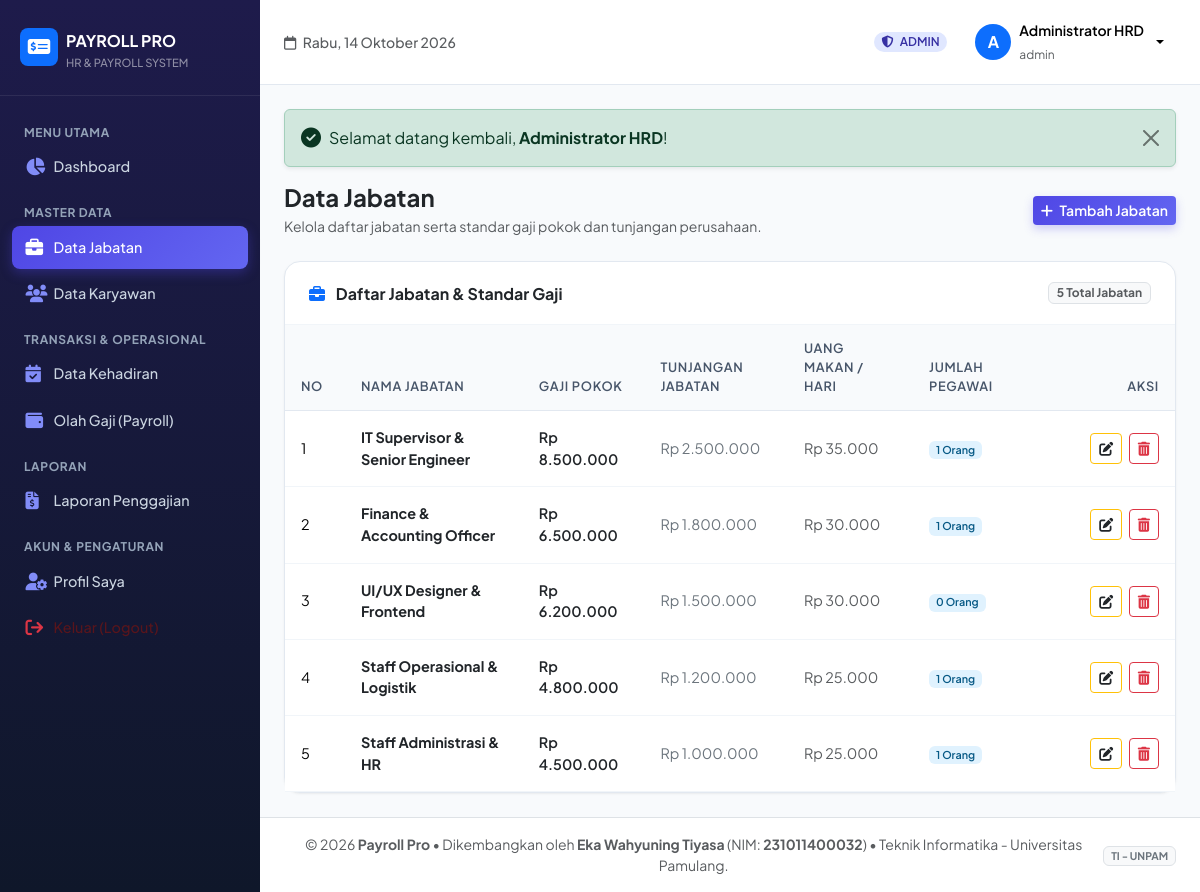
/jabatan/index.php (signed in), run on the app's committed database.
### tables this page shows
CREATE TABLE `jabatan` (
  `id` INT AUTO_INCREMENT PRIMARY KEY,
  `nama_jabatan` VARCHAR(100) NOT NULL,
  `gaji_pokok` DECIMAL(15,2) NOT NULL DEFAULT 0,
  `tunjangan_jabatan` DECIMAL(15,2) NOT NULL DEFAULT 0,
  `uang_makan_per_hari` DECIMAL(15,2) NOT NULL DEFAULT 25000,
  `created_at` TIMESTAMP DEFAULT CURRENT_TIMESTAMP
);

### config/app.php (called while the page is built, shortened)
<?php
function base_url($path = '') {
    $protocol = (!empty($_SERVER['HTTPS']) && $_SERVER['HTTPS'] !== 'off' || (isset($_SERVER['SERVER_PORT']) && $_SERVER['SERVER_PORT'] == 443)) ? "https://" : "http://";
    $host = $_SERVER['HTTP_HOST'] ?? 'localhost';
    $docRoot = realpath($_SERVER['DOCUMENT_ROOT'] ?? '');
    $appRoot = realpath(__DIR__ . '/..');
    $subDir = '';
    if ($docRoot && $appRoot && strpos($appRoot, $docRoot) === 0) {
        $subDir = str_replace('\\', '/', substr($appRoot, strlen($docRoot)));
    } else {
        $script = $_SERVER['SCRIPT_NAME'] ?? '';
        if (stripos($script, '/Aplikasi Gaji') !== false) {
            $subDir = '/Aplikasi Gaji';
        }
    }
    $url = $protocol . $host . rtrim($subDir, '/');
    $path = ltrim($path, '/');
    return $url . ($path !== '' ? '/' . $path : '');
}
function format_rupiah($angka, $with_prefix = true) {
    $angka = floatval($angka);
    $formatted = number_format($angka, 0, ',', '.');
    return $with_prefix ? 'Rp ' . $formatted : $formatted;
}
function csrf_token() {
    return $_SESSION['csrf_token'];
}

### jabatan/index.php (the view, shortened to what this page needs)
<?php
require_once __DIR__ . '/../config/app.php';
$stmt = $pdo->query("SELECT j.*, (SELECT COUNT(*) FROM karyawan k WHERE k.jabatan_id = j.id) as total_karyawan FROM jabatan j ORDER BY j.gaji_pokok DESC");
$jabatan_list = $stmt->fetchAll();
include __DIR__ . '/../includes/header.php';
?>
<div class="d-flex align-items-center justify-content-between mb-4">
    <div>
        <h4 class="fw-bold mb-1 text-dark">Data Jabatan</h4>
        <p class="text-muted small mb-0">Kelola daftar jabatan serta standar gaji pokok dan tunjangan perusahaan.</p>
    </div>
    <a href="<?= base_url('jabatan/create.php') ?>" class="btn btn-primary-gradient btn-sm">
        <i class="fa-solid fa-plus me-1"></i> Tambah Jabatan
    </a>
</div>
<div class="card-modern">
    <div class="card-header-clean d-flex align-items-center justify-content-between">
        <h6 class="fw-bold mb-0 text-dark"><i class="fa-solid fa-briefcase text-primary me-2"></i> Daftar Jabatan & Standar Gaji</h6>
        <span class="badge bg-light text-muted border"><?= count($jabatan_list) ?> Total Jabatan</span>
    </div>
    <div class="table-responsive">
        <table class="table table-modern align-middle">
            <thead>
                <tr>
                    <th style="width: 60px;">No</th>
                    <th>Nama Jabatan</th>
                    <th>Gaji Pokok</th>
                    <th>Tunjangan Jabatan</th>
                    <th>Uang Makan / Hari</th>
                    <th>Jumlah Pegawai</th>
                    <th class="text-end" style="width: 140px;">Aksi</th>
                </tr>
            </thead>
            <tbody>
                <?php if (empty($jabatan_list)): ?>
                    <tr>
                        <td colspan="7" class="text-center py-4 text-muted">Belum ada data jabatan. Silakan klik Tambah Jabatan.</td>
                    </tr>
                <?php else: ?>
                    <?php $no = 1; foreach ($jabatan_list as $j): ?>
                        <tr>
                            <td><?= $no++ ?></td>
                            <td>
                                <strong class="text-dark"><?= htmlspecialchars($j['nama_jabatan']) ?></strong>
                            </td>
                            <td class="fw-semibold text-dark"><?= format_rupiah($j['gaji_pokok']) ?></td>
                            <td class="text-secondary"><?= format_rupiah($j['tunjangan_jabatan']) ?></td>
                            <td class="text-muted"><?= format_rupiah($j['uang_makan_per_hari']) ?></td>
                            <td>
                                <span class="badge badge-soft-info"><?= (int)$j['total_karyawan'] ?> Orang</span>
                            </td>
                            <td class="text-end">
                                <a href="<?= base_url('jabatan/edit.php?id=' . $j['id']) ?>" class="btn btn-sm btn-outline-warning text-dark me-1" title="Edit">
                                    <i class="fa-solid fa-pen-to-square"></i>
                                </a>
                                <a href="<?= base_url('jabatan/delete.php?id=' . $j['id'] . '&csrf=' . csrf_token()) ?>" class="btn btn-sm btn-outline-danger btn-confirm-delete" data-confirm="Hapus jabatan '<?= htmlspecialchars($j['nama_jabatan']) ?>'?" title="Hapus">
                                    <i class="fa-solid fa-trash-can"></i>
                                </a>
                            </td>
                        </tr>
                    <?php endforeach; ?>
                <?php endif; ?>
            </tbody>
        </table>
    </div>
</div>
<?php include __DIR__ . '/../includes/footer.php'; ?>

### assets/css/style.css (style rules this page uses)
:root { --primary: #4f46e5; --primary-hover: #4338ca; --primary-light: #eef2ff; --secondary: #0ea5e9; --accent: #8b5cf6; --success: #10b981; --warning: #f59e0b; --danger: #ef4444; --dark-bg: #0f172a; --sidebar-bg: #1e1b4b; --sidebar-hover: #312e81; --card-bg: #ffffff; --text-main: #1e293b; --text-muted: #64748b; --border-color: #e2e8f0; }
body { font-family: 'Plus Jakarta Sans', -apple-system, BlinkMacSystemFont, sans-serif; background-color: #f8fafc; color: var(--text-main); min-height: 100vh; }
.card-modern { background: #ffffff; border: 1px solid var(--border-color); border-radius: 1rem; box-shadow: 0 1px 3px 0 rgba(0, 0, 0, 0.05), 0 1px 2px -1px rgba(0, 0, 0, 0.05); transition: all 0.25s ease; }
.card-header-clean { background: transparent; border-bottom: 1px solid #f1f5f9; padding: 1.25rem 1.5rem; }
.table-modern { margin-bottom: 0; }
.table-modern thead th { background-color: #f8fafc; color: #475569; font-weight: 600; font-size: 0.8rem; text-transform: uppercase; letter-spacing: 0.05em; border-bottom: 1px solid #e2e8f0; padding: 0.85rem 1rem; }
.table-modern tbody td { padding: 1rem; vertical-align: middle; border-bottom: 1px solid #f1f5f9; font-size: 0.9rem; }
.btn-primary-gradient { background: linear-gradient(135deg, #4f46e5 0%, #6366f1 100%); color: white; border: none; font-weight: 600; box-shadow: 0 4px 10px rgba(79, 70, 229, 0.25); transition: all 0.2s; }
.badge-soft-info { background-color: #e0f2fe; color: #075985; font-weight: 600; }

### data on the page
jabatan: nama_jabatan "IT Supervisor & Senior Engineer", gaji_pokok "Rp 8.500.000", tunjangan_jabatan "Rp 2.500.000", uang_makan_per_hari "Rp 35.000", total_karyawan "1"
jabatan: nama_jabatan "Finance & Accounting Officer", gaji_pokok "Rp 6.500.000", tunjangan_jabatan "Rp 1.800.000", uang_makan_per_hari "Rp 30.000", total_karyawan "1"
jabatan: nama_jabatan "UI/UX Designer & Frontend", gaji_pokok "Rp 6.200.000", tunjangan_jabatan "Rp 1.500.000", uang_makan_per_hari "Rp 30.000", total_karyawan "0"
jabatan: nama_jabatan "Staff Operasional & Logistik", gaji_pokok "Rp 4.800.000", tunjangan_jabatan "Rp 1.200.000", uang_makan_per_hari "Rp 25.000", total_karyawan "1"
jabatan: nama_jabatan "Staff Administrasi & HR", gaji_pokok "Rp 4.500.000", tunjangan_jabatan "Rp 1.000.000", uang_makan_per_hari "Rp 25.000", total_karyawan "1"

### other printed values
$user['role'] "ADMIN"
substr($user['nama_lengkap'], 0, 1) "A"
$user['nama_lengkap'] "Administrator HRD"
$user['username'] "admin"
$msg "Selamat datang kembali, Administrator HRD !"
count($jabatan_list) "5"
